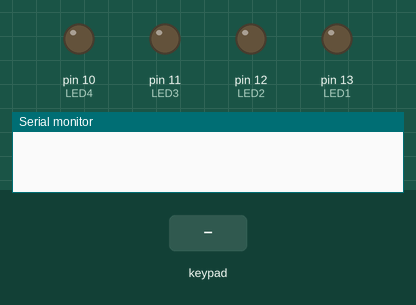
Simulated run of this sketch. Board: Arduino Uno, built with avr-gcc and run on an emulated ATmega328P. Parts: output pins drawn as LEDs (lit = HIGH), the last lines printed to the serial monitor. The inputs (shaded band) are chosen by the test bench.

Above: at 1.2 s.
1.3 s: keypad keys 9 8 7 6 pressed 0.4 s apart
At 3.3 s:
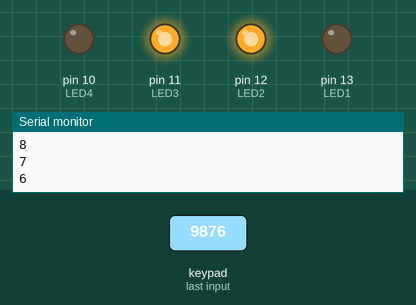
4.4 s: key 'A' pressed
At 5.6 s:
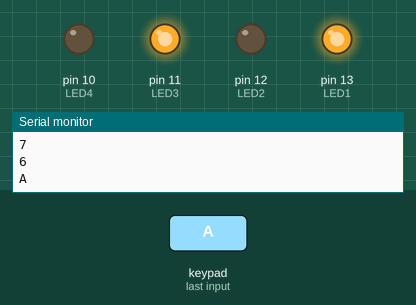
5.9 s: key 'B' pressed
At 7.0 s:
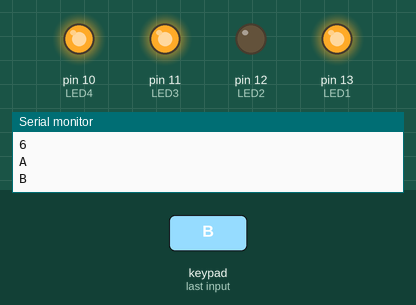
7.4 s: keypad keys 9 8 7 6 # pressed 0.4 s apart
At 9.5 s:
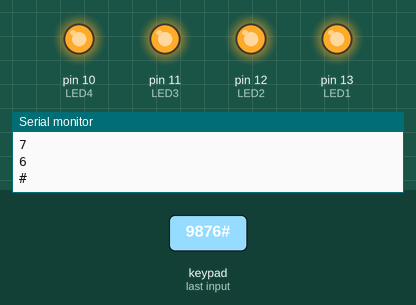
10.9 s: key 'C' pressed
At 11.9 s:
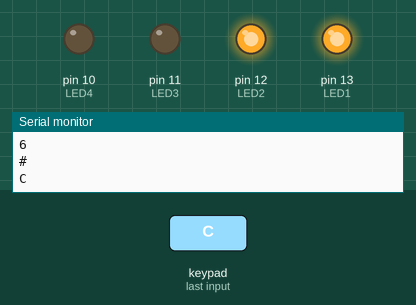
12.4 s: keypad keys 9 8 7 6 * pressed 0.4 s apart
At 14.4 s:
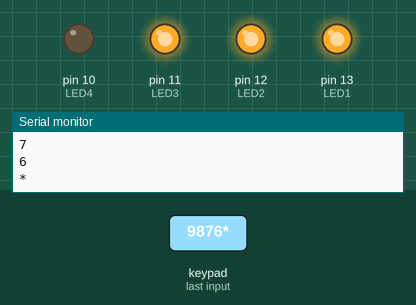
Timing chart, 0 to 15.9 s (numbered marks = the images above; inputs shaded):
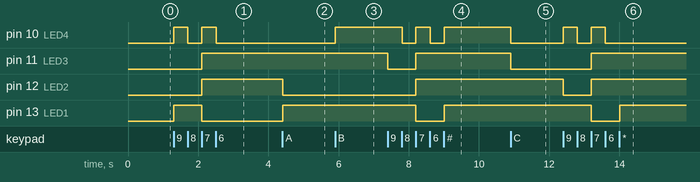

The sketch:

KeyPadLab5.ino
```cpp
#include <Keypad.h>
const byte ROWS = 4; //four rows
const byte COLS = 4; //three columns
int LED1 =13;
int LED2 =12;
int LED3 =11;
int LED4 =10;


char keys[ROWS][COLS] = {
  {'1', '2', '3', 'A'},
  {'4', '5', '6', 'B'},
  {'7', '8', '9', 'C'},
  {'*', '0', '#', 'D'}
};
byte rowPins[ROWS] = {9, 8, 7, 6};
byte colPins[COLS] = {5, 4, 3, 2};
Keypad keypad = Keypad( makeKeymap(keys), rowPins, colPins, ROWS, COLS );
void setup() {
  Serial.begin(9600);
  pinMode(10,OUTPUT);
  pinMode(11,OUTPUT);
  pinMode(12,OUTPUT);
  pinMode(13,OUTPUT);


}
void loop() {
  char key = keypad.getKey();
  if (key != NO_KEY) {
    Serial.println(key);
  }
  if(key == '0')
  {
  digitalWrite(LED1,LOW);
    digitalWrite(LED2,LOW);
    digitalWrite(LED3,LOW);
    digitalWrite(LED4,LOW);
  }
  if(key == '1')
  {
  digitalWrite(LED1,LOW);
    digitalWrite(LED2,LOW);
    digitalWrite(LED3,LOW);
    digitalWrite(LED4,HIGH);
  }
  if(key == '2')
  {
  digitalWrite(LED1,LOW);
    digitalWrite(LED2,LOW);
    digitalWrite(LED3,HIGH);
    digitalWrite(LED4,LOW);
  }
  if(key == '3')
  {
  digitalWrite(LED1,LOW);
    digitalWrite(LED2,LOW);
    digitalWrite(LED3,HIGH);
    digitalWrite(LED4,HIGH);
  }
  if(key == '4')
  {
  digitalWrite(LED1,LOW);
    digitalWrite(LED2,HIGH);
    digitalWrite(LED3,LOW);
    digitalWrite(LED4,LOW);
  }
  if(key == '5')
  {
  digitalWrite(LED1,LOW);
    digitalWrite(LED2,HIGH);
    digitalWrite(LED3,LOW);
    digitalWrite(LED4,HIGH);
  }
  if(key == '6')
  {
  digitalWrite(LED1,LOW);
    digitalWrite(LED2,HIGH);
    digitalWrite(LED3,HIGH);
    digitalWrite(LED4,LOW);
  }
  if(key == '7')
  {
  digitalWrite(LED1,LOW);
    digitalWrite(LED2,HIGH);
    digitalWrite(LED3,HIGH);
    digitalWrite(LED4,HIGH);
  }
  if(key == '8')
  {
  digitalWrite(LED1,HIGH);
    digitalWrite(LED2,LOW);
    digitalWrite(LED3,LOW);
    digitalWrite(LED4,LOW);
  }
  if(key == '9')
  {
  digitalWrite(LED1,HIGH);
    digitalWrite(LED2,LOW);
    digitalWrite(LED3,LOW);
    digitalWrite(LED4,HIGH);
  }
  if(key == 'A')
  {
  digitalWrite(LED1,HIGH);
    digitalWrite(LED2,LOW);
    digitalWrite(LED3,HIGH);
    digitalWrite(LED4,LOW);
  }
  if(key == 'B')
  {
  digitalWrite(LED1,HIGH);
    digitalWrite(LED2,LOW);
    digitalWrite(LED3,HIGH);
    digitalWrite(LED4,HIGH);
  }
  if(key == 'C')
  {
  digitalWrite(LED1,HIGH);
    digitalWrite(LED2,HIGH);
    digitalWrite(LED3,LOW);
    digitalWrite(LED4,LOW);
  }
  if(key == 'D')
  {
  digitalWrite(LED1,HIGH);
    digitalWrite(LED2,HIGH);
    digitalWrite(LED3,LOW);
    digitalWrite(LED4,HIGH);
  }
  if(key == '*')
  {
  digitalWrite(LED1,HIGH);
    digitalWrite(LED2,HIGH);
    digitalWrite(LED3,HIGH);
    digitalWrite(LED4,LOW);
  }
  if(key == '#')
  {
  digitalWrite(LED1,HIGH);
    digitalWrite(LED2,HIGH);
    digitalWrite(LED3,HIGH);
    digitalWrite(LED4,HIGH);
  }

}
```

Measured:
- after the input at 1.3 s, pin 10 (LED4): alternates HIGH for 0.40 s and LOW for 0.40 s, 4 changes in all, then stays LOW, starting at once; pin 11 (LED3), pin 12 (LED2): LOW → HIGH after 0.81 s; pin 13 (LED1): LOW → HIGH at once, → LOW 0.80 s later
- after the input at 4.4 s, pin 12 (LED2): HIGH → LOW at once; pin 13 (LED1): LOW → HIGH at once
- after the input at 5.9 s, pin 10 (LED4): LOW → HIGH at once
- after the input at 7.4 s, pin 10 (LED4): alternates HIGH for 0.40 s and LOW for 0.40 s, 4 changes in all, then stays HIGH, starting after 0.41 s; pin 11 (LED3): HIGH → LOW at once, → HIGH 0.80 s later; pin 12 (LED2): LOW → HIGH after 0.80 s; pin 13 (LED1): HIGH → LOW after 0.80 s, → HIGH 0.81 s later
- after the input at 10.9 s, pin 10 (LED4), pin 11 (LED3): HIGH → LOW at once
- after the input at 12.4 s, pin 10 (LED4): alternates HIGH for 0.40 s and LOW for 0.39 s, 4 changes in all, then stays LOW, starting at once; pin 11 (LED3): LOW → HIGH after 0.80 s; pin 12 (LED2): HIGH → LOW at once, → HIGH 0.80 s later; pin 13 (LED1): HIGH → LOW after 0.80 s, → HIGH 0.81 s later
